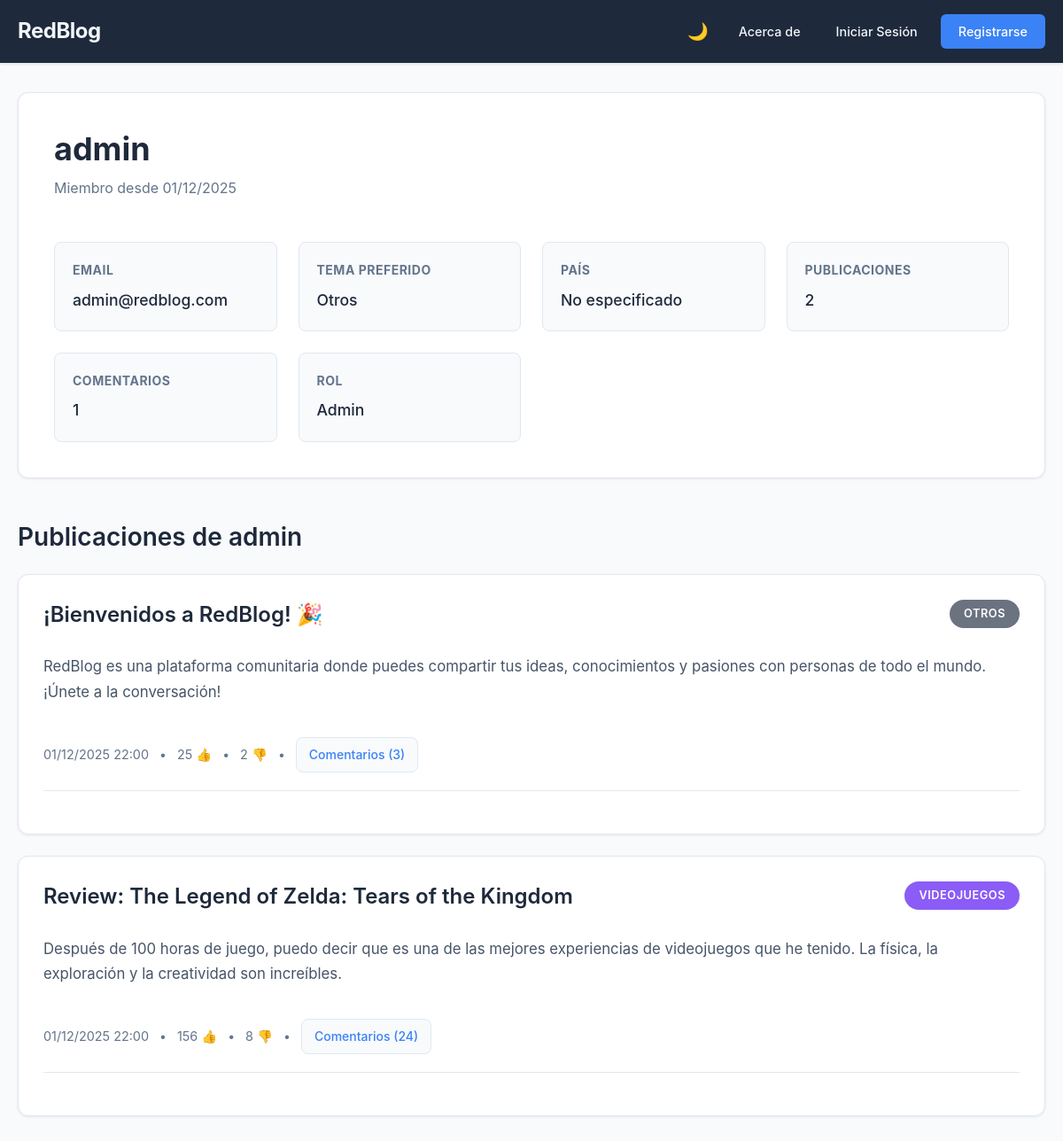
Screenshot of /redblog/frontend/pages/profile.php?user_id=1 with the database file from the repository.
### tables this page shows
CREATE TABLE `users` (
  `id` int(11) NOT NULL,
  `username` varchar(50) NOT NULL,
  `email` varchar(100) NOT NULL,
  `password` varchar(255) NOT NULL,
  `role` enum('user','admin') DEFAULT 'user',
  `is_active` tinyint(1) DEFAULT 1,
  `created_at` timestamp NOT NULL DEFAULT current_timestamp(),
  `preferred_theme` enum('Ciencia y Tecnologia','Programacion','Videojuegos','Musica','Cine y Television','Deporte','Otros') DEFAULT 'Otros',
  `country` varchar(100) DEFAULT 'No especificado',
  `bio` text DEFAULT NULL,
  `avatar_url` varchar(500) DEFAULT NULL
);

CREATE TABLE `posts` (
  `id` int(11) NOT NULL,
  `title` varchar(255) NOT NULL,
  `content` text NOT NULL,
  `author_id` int(11) NOT NULL,
  `theme` enum('Ciencia y Tecnologia','Programacion','Videojuegos','Musica','Cine y Television','Deporte','Otros') DEFAULT 'Otros',
  `upvotes` int(11) DEFAULT 0,
  `downvotes` int(11) DEFAULT 0,
  `comment_count` int(11) DEFAULT 0,
  `is_public` tinyint(1) DEFAULT 1,
  `created_at` timestamp NOT NULL DEFAULT current_timestamp(),
  `updated_at` timestamp NOT NULL DEFAULT current_timestamp() ON UPDATE current_timestamp()
);

### redblog/backend/models/User.php (called while the page is built, shortened)
<?php
class User {
    private $conn;
    private $table_name = "users";
    public function __construct($db) {
        $this->conn = $db;
    }
    public function getById($user_id) {
        $query = "SELECT u.*,
                         (SELECT COUNT(*) FROM posts WHERE author_id = u.id) as post_count,
                         (SELECT COUNT(*) FROM comments WHERE user_id = u.id) as comment_count
                 FROM " . $this->table_name . " u
                 WHERE u.id = ? LIMIT 0,1";
        $stmt = $this->conn->prepare($query);
        $stmt->bindParam(1, $user_id);
        $stmt->execute();
        if($stmt->rowCount() > 0) {
            return $stmt->fetch(PDO::FETCH_ASSOC);
        }
        return null;
    }
    public function getUserPosts($user_id) {
        $query = "SELECT p.*, u.username as author_name
                 FROM posts p
                 LEFT JOIN users u ON p.author_id = u.id
                 WHERE p.author_id = ? AND p.is_public = 1
                 ORDER BY p.created_at DESC";
        $stmt = $this->conn->prepare($query);
        $stmt->bindParam(1, $user_id);
        $stmt->execute();
        return $stmt;
    }
}
?>

### redblog/frontend/pages/profile.php (the view, shortened to what this page needs)
<?php
$base_url = '/redblog/frontend';
function get_url($path = '') {
    global $base_url;
    return $base_url . $path;
}
function get_asset($path) {
    global $base_url;
    return $base_url . $path;
}
$user_id = $_GET['user_id'] ?? ($_SESSION['user']['id'] ?? null);
include_once '../../backend/models/User.php';
$database = new Database();
$db = $database->getConnection();
$user_model = new User($db);
$user = $user_model->getById($user_id);
$user_posts_result = $user_model->getUserPosts($user_id);
$user_posts = $user_posts_result->fetchAll(PDO::FETCH_ASSOC);
?>
<!DOCTYPE html>
<html lang="es">
<head>
    <link rel="stylesheet" href="<?php echo get_asset('/css/style.css'); ?>">
</head>
<body>
    <?php
    $navbar_path = __DIR__ . '/../includes/navbar.php';
    if (file_exists($navbar_path)) include $navbar_path;
    ?>
    <div class="container">
        <div class="profile-header">
            <div style="display: flex; justify-content: space-between; align-items: flex-start; margin-bottom: 2rem;">
                <div>
                    <h1 class="page-title" style="text-align: left; margin-bottom: 0.5rem;">
                        <?php echo htmlspecialchars($user['username']); ?>
                    </h1>
                    <p style="color: var(--text-muted); margin-bottom: 1rem;">
                        Miembro desde <?php echo date('d/m/Y', strtotime($user['created_at'])); ?>
                    </p>
                </div>
            </div>
            <div class="profile-info">
                <div class="profile-item">
                    <strong>Email</strong>
                    <span><?php echo htmlspecialchars($user['email']); ?></span>
                </div>
                <div class="profile-item">
                    <strong>Tema Preferido</strong>
                    <span><?php echo htmlspecialchars($user['preferred_theme']); ?></span>
                </div>
                <div class="profile-item">
                    <strong>País</strong>
                    <span><?php echo htmlspecialchars($user['country']); ?></span>
                </div>
                <div class="profile-item">
                    <strong>Publicaciones</strong>
                    <span><?php echo $user['post_count']; ?></span>
                </div>
                <div class="profile-item">
                    <strong>Comentarios</strong>
                    <span><?php echo $user['comment_count']; ?></span>
                </div>
                <div class="profile-item">
                    <strong>Rol</strong>
                    <span style="text-transform: capitalize;"><?php echo $user['role']; ?></span>
                </div>
            </div>
        </div>
        <div style="margin-top: 3rem;">
            <h2 class="section-title">Publicaciones de <?php echo htmlspecialchars($user['username']); ?></h2>
            <?php if (empty($user_posts)): ?>
                <div class="no-posts">
                    <p>Este usuario no ha creado publicaciones aún.</p>
                </div>
            <?php else: ?>
                <div class="posts-container">
                    <?php foreach($user_posts as $post): ?>
                    <div class="post-card">
                        <div class="post-header">
                            <h2 class="post-title">
                                <a href="<?php echo get_url('/pages/post-detail.php?id=' . $post['id']); ?>"
                                   style="color: var(--text-primary); text-decoration: none;">
                                    <?php echo htmlspecialchars($post['title']); ?>
                                </a>
                            </h2>
                            <span class="post-theme" data-theme="<?php echo htmlspecialchars($post['theme']); ?>">
                                <?php echo htmlspecialchars($post['theme']); ?>
                            </span>
                        </div>
                        <div class="post-content">
                            <?php
                            $content = $post['content'];
                            if (strlen($content) > 300) {
                                echo htmlspecialchars(substr($content, 0, 300)) . '...';
                            } else {
                                echo htmlspecialchars($content);
                            }
                            ?>
                        </div>
                        <div class="post-meta">
                            <div class="author-info">
                                <span class="post-date"><?php echo date('d/m/Y H:i', strtotime($post['created_at'])); ?></span>
                                <span class="separator">•</span>
                                <span><?php echo $post['upvotes']; ?> 👍</span>
                                <span class="separator">•</span>
                                <span><?php echo $post['downvotes']; ?> 👎</span>
                                <span class="separator">•</span>
                                <a href="<?php echo get_url('/pages/post-detail.php?id=' . $post['id']); ?>"
                                   class="comments-link" style="font-size: 0.875rem;">
                                    Comentarios (<?php echo $post['comment_count'] ?? 0; ?>)
                                </a>
                            </div>
                        </div>
                    </div>
                    <?php endforeach; ?>
                </div>
            <?php endif; ?>
        </div>
    </div>
</body>
</html>

### redblog/frontend/css/style.css (style rules this page uses)
:root { --bg-primary: #f8fafc; --bg-secondary: #ffffff; --text-primary: #1e293b; --text-secondary: #475569; --text-muted: #64748b; --accent-primary: #3b82f6; --accent-secondary: #2563eb; --border-color: #e2e8f0; --shadow: 0 1px 3px rgba(0, 0, 0, 0.08); --shadow-hover: 0 4px 12px rgba(0, 0, 0, 0.12); --nav-bg: #1e293b; --nav-text: #f1f5f9; --error-bg: #fef2f2; --error-text: #dc2626; --success-bg: #f0fdf4; --success-text: #16a34a; --warning-bg: #fffbeb; --warning-text: #d97706; --ciencia-tec: #0ea5e9; --programacion: #10b981; --videojuegos: #8b5cf6; --musica: #ec4899; --cine-tv: #f59e0b; --deporte: #84cc16; --otros: #6b7280; }
* { margin: 0; padding: 0; box-sizing: border-box; }
html { font-size: 16px; scroll-behavior: smooth; }
body { font-family: 'Inter', -apple-system, BlinkMacSystemFont, 'Segoe UI', Roboto, Oxygen, Ubuntu, sans-serif; background-color: var(--bg-primary); color: var(--text-primary); line-height: 1.6; min-height: 100vh; -webkit-font-smoothing: antialiased; -moz-osx-font-smoothing: grayscale; }
h1, h2, h3, h4, h5, h6 { font-weight: 600; line-height: 1.3; color: var(--text-primary); }
h1 { font-size: 2.5rem; }
h2 { font-size: 2rem; }
p { margin-bottom: 1rem; }
.container { max-width: 1200px; margin: 2rem auto; padding: 0 1.25rem; }
.page-title { font-size: 2.25rem; color: var(--text-primary); text-align: center; margin-bottom: 2.5rem; font-weight: 700; }
.section-title { font-size: 1.75rem; margin-bottom: 1.5rem; color: var(--text-primary); font-weight: 600; }
.posts-container { display: flex; flex-direction: column; gap: 1.5rem; }
.post-card { background: var(--bg-secondary); border-radius: 12px; padding: 1.75rem; box-shadow: var(--shadow); border: 1px solid var(--border-color); transition: all 0.3s ease; }
.post-header { display: flex; justify-content: space-between; align-items: flex-start; margin-bottom: 1.25rem; gap: 1rem; }
.post-title { font-size: 1.5rem; color: var(--text-primary); line-height: 1.4; flex: 1; margin: 0; font-weight: 600; }
.post-theme { background: var(--otros); color: white; padding: 0.375rem 1rem; border-radius: 20px; font-size: 0.8rem; font-weight: 600; text-transform: uppercase; letter-spacing: 0.5px; white-space: nowrap; }
.post-theme[data-theme="Videojuegos"] { background: var(--videojuegos); }
.post-theme[data-theme="Otros"] { background: var(--otros); }
.post-content { color: var(--text-secondary); margin-bottom: 1.75rem; line-height: 1.7; word-wrap: break-word; font-size: 1.05rem; padding: 0.5rem 0; }
.post-meta { display: flex; justify-content: space-between; align-items: center; flex-wrap: wrap; gap: 1rem; margin-bottom: 1.25rem; padding-bottom: 1.25rem; border-bottom: 1px solid var(--border-color); }
.author-info { display: flex; align-items: center; gap: 0.75rem; font-size: 0.9rem; color: var(--text-muted); }
.post-date { color: var(--text-muted); }
.separator { color: var(--text-muted); font-size: 0.875rem; }
.comments-link { display: inline-flex; align-items: center; gap: 0.5rem; color: var(--accent-primary); text-decoration: none; font-weight: 500; padding: 0.5rem 0.875rem; border-radius: 8px; transition: all 0.2s; background: var(--bg-primary); border: 1px solid var(--border-color); }
.profile-header { background: var(--bg-secondary); border-radius: 12px; padding: 2.5rem; margin-bottom: 2rem; box-shadow: var(--shadow); border: 1px solid var(--border-color); }
.profile-info { display: grid; grid-template-columns: repeat(auto-fit, minmax(250px, 1fr)); gap: 1.5rem; margin-top: 1.5rem; }
.profile-item { background: var(--bg-primary); padding: 1.25rem; border-radius: 8px; border: 1px solid var(--border-color); }
.profile-item strong { display: block; color: var(--text-muted); font-size: 0.875rem; margin-bottom: 0.5rem; text-transform: uppercase; letter-spacing: 0.5px; }
.profile-item span { font-size: 1.1rem; font-weight: 500; color: var(--text-primary); }

### rows the page displays
users: username "admin", created_at "01/12/2025", email "admin@redblog.com", preferred_theme "Otros", country "No especificado", role "Admin"
posts: title "¡Bienvenidos a RedBlog! 🎉", theme "OTROS", content "RedBlog es una plataforma comunitaria donde puedes compartir tus ideas, conocimientos y pasiones con personas de todo el mundo. ¡Únete a la conversación!", created_at "01/12/2025 22:00", upvotes "25", downvotes "2", comment_count "3"
posts: title "Review: The Legend of Zelda: Tears of the Kingdom", theme "VIDEOJUEGOS", content "Después de 100 horas de juego, puedo decir que es una de las mejores experiencias de videojuegos que he tenido. La física, la exploración y la creatividad son increíbles.", created_at "01/12/2025 22:00", upvotes "156", downvotes "8", comment_count "24"

### other values shown
$user['post_count'] "2"
$user['comment_count'] "1"
